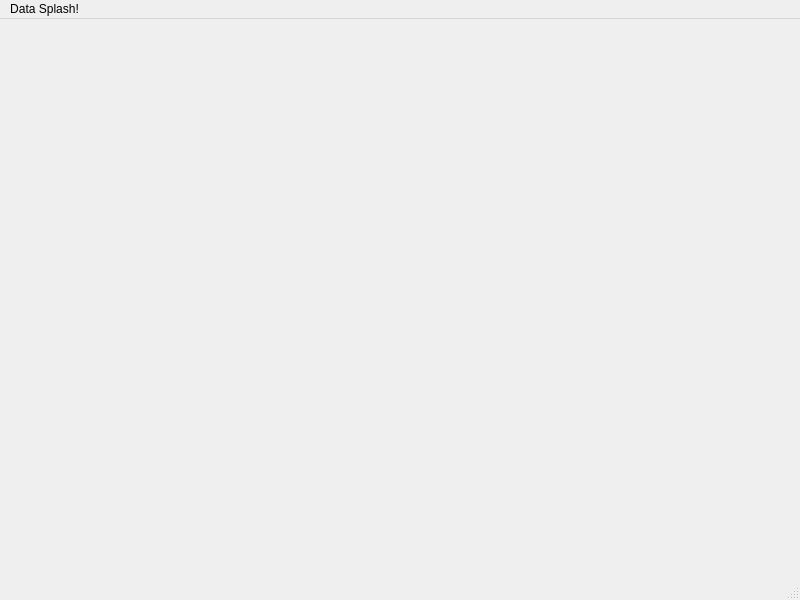
<?xml version="1.0" encoding="UTF-8"?>
<ui version="4.0">
 <class>MainWindow</class>
 <widget class="QMainWindow" name="MainWindow">
  <property name="geometry">
   <rect>
    <x>0</x>
    <y>0</y>
    <width>800</width>
    <height>600</height>
   </rect>
  </property>
  <property name="windowTitle">
   <string>MainWindow</string>
  </property>
  <widget class="QWidget" name="centralwidget"/>
  <widget class="QMenuBar" name="menubar">
   <property name="geometry">
    <rect>
     <x>0</x>
     <y>0</y>
     <width>800</width>
     <height>22</height>
    </rect>
   </property>
   <widget class="QMenu" name="menuData_Splash">
    <property name="title">
     <string>Data Splash!</string>
    </property>
    <addaction name="actionAcknowldegements"/>
    <addaction name="actionVersion"/>
   </widget>
   <addaction name="menuData_Splash"/>
  </widget>
  <widget class="QStatusBar" name="statusbar"/>
  <action name="actionAcknowldegements">
   <property name="checkable">
    <bool>true</bool>
   </property>
   <property name="text">
    <string>Acknowledgements</string>
   </property>
  </action>
  <action name="actionVersion">
   <property name="checkable">
    <bool>true</bool>
   </property>
   <property name="text">
    <string>Version</string>
   </property>
  </action>
 </widget>
 <resources/>
 <connections/>
</ui>
